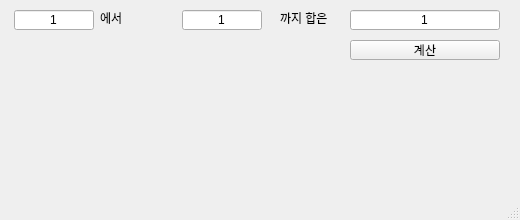
<?xml version="1.0" encoding="UTF-8"?>
<ui version="4.0">
 <class>MainWindow</class>
 <widget class="QMainWindow" name="MainWindow">
  <property name="geometry">
   <rect>
    <x>0</x>
    <y>0</y>
    <width>520</width>
    <height>220</height>
   </rect>
  </property>
  <property name="windowTitle">
   <string>MainWindow</string>
  </property>
  <widget class="QWidget" name="centralwidget">
   <widget class="QPushButton" name="pb">
    <property name="geometry">
     <rect>
      <x>350</x>
      <y>40</y>
      <width>150</width>
      <height>20</height>
     </rect>
    </property>
    <property name="text">
     <string>계산</string>
    </property>
   </widget>
   <widget class="QLineEdit" name="le1">
    <property name="enabled">
     <bool>true</bool>
    </property>
    <property name="geometry">
     <rect>
      <x>14</x>
      <y>10</y>
      <width>80</width>
      <height>20</height>
     </rect>
    </property>
    <property name="inputMask">
     <string/>
    </property>
    <property name="text">
     <string>1</string>
    </property>
    <property name="alignment">
     <set>Qt::AlignCenter</set>
    </property>
   </widget>
   <widget class="QLabel" name="lb1">
    <property name="geometry">
     <rect>
      <x>100</x>
      <y>10</y>
      <width>40</width>
      <height>16</height>
     </rect>
    </property>
    <property name="text">
     <string>에서</string>
    </property>
   </widget>
   <widget class="QLineEdit" name="le2">
    <property name="geometry">
     <rect>
      <x>182</x>
      <y>10</y>
      <width>80</width>
      <height>20</height>
     </rect>
    </property>
    <property name="inputMask">
     <string/>
    </property>
    <property name="text">
     <string>1</string>
    </property>
    <property name="alignment">
     <set>Qt::AlignCenter</set>
    </property>
   </widget>
   <widget class="QLabel" name="lb2">
    <property name="geometry">
     <rect>
      <x>280</x>
      <y>10</y>
      <width>60</width>
      <height>16</height>
     </rect>
    </property>
    <property name="text">
     <string>까지 합은</string>
    </property>
   </widget>
   <widget class="QLineEdit" name="le3">
    <property name="geometry">
     <rect>
      <x>350</x>
      <y>10</y>
      <width>150</width>
      <height>20</height>
     </rect>
    </property>
    <property name="inputMask">
     <string/>
    </property>
    <property name="text">
     <string>1</string>
    </property>
    <property name="alignment">
     <set>Qt::AlignCenter</set>
    </property>
   </widget>
  </widget>
  <widget class="QMenuBar" name="menubar">
   <property name="geometry">
    <rect>
     <x>0</x>
     <y>0</y>
     <width>520</width>
     <height>21</height>
    </rect>
   </property>
  </widget>
  <widget class="QStatusBar" name="statusbar"/>
 </widget>
 <resources/>
 <connections/>
</ui>
